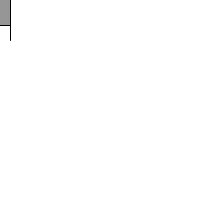
Frame 1 (no input)
Frame 60 (the mouse pressed at the canvas centre just before this capture): identical to frame 1, image omitted
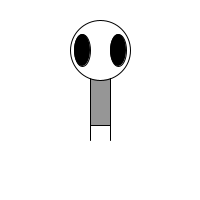
Frame 120 (the mouse held since frame 60 and released just before this capture)

The Processing sketch that drew these frames (run headless with seeded random() and noise(); from frame 60 on, the mouse is pressed at the canvas centre):

// Processing sketch: processing_21822
// ── processing_21822.pde

void setup(){
//Set the size of the window
size(200,200);
smooth();
}

void draw(){
//Draw a white background
background(255);
//Set CENTER mode
ellipseMode(CENTER);
rectMode(CENTER);
//Draw Zoog's body
stroke(0);
fill(150);
rect(mouseX,mouseY,20,50);
//Draw Zoog's head
stroke(0);
fill(255);
ellipse(mouseX,mouseY-50,60,60);
//Draw Zoog's eyes
fill(0);
ellipse(mouseX-18,mouseY-50,16,32);
ellipse(mouseX+18,mouseY-50,16,32);
//Draw Zoog's legs
stroke(0);
line(mouseX-10,mouseY+25,pmouseX-10,pmouseY+40);
line(mouseX+10,mouseY+25,pmouseX+10,pmouseY+40);
}
